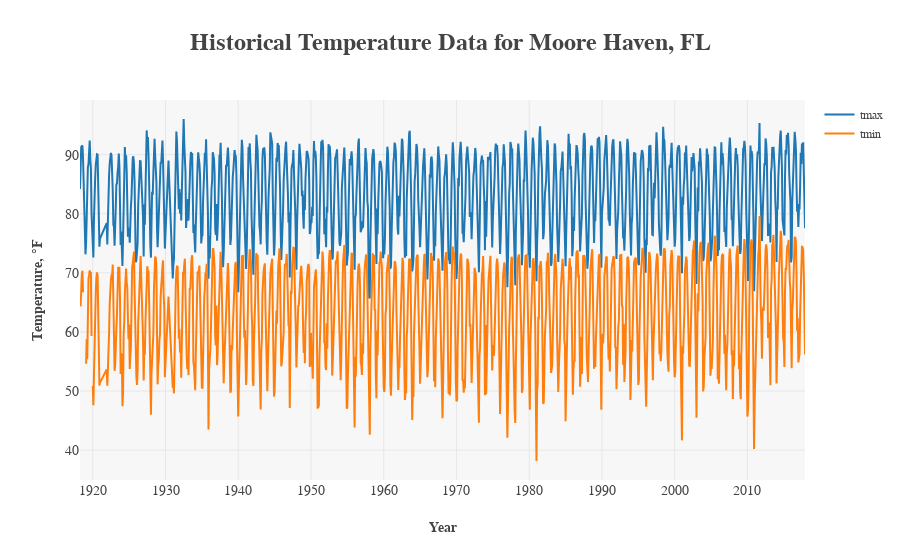

Notebook code cell kept with this figure:
### Code cell
# Plot the historical weather Dataframe for Moore Haven, FL for some quick Exploratory
# Data Analysis (EDA)
# Generate an interactive plot using the plotly package
layout = go.Layout(
    plot_bgcolor="rgb(247,247,247)",
    legend=dict(font=dict(family="serif", size=12)),
    title="<b>Historical Temperature Data for Moore Haven, FL</b>",
    titlefont=dict(family="serif", size=24),
    yaxis=dict(title="<b>Temperature, {0}F</b>".format(u'\xb0'), 
               titlefont=dict(family="serif", size=14),
               tickfont=dict(family="serif", size=14)),
    xaxis=dict(title="<b>Year</b>", titlefont=dict(family="serif", size=14), 
               tickfont=dict(family="serif", size=14))
)

trace1 = go.Scatter(
    x=df_fl_lines.index,
    y=df_fl_lines.TMAX,
    mode="lines",
    name="tmax"
)

trace2 = go.Scatter(
    x=df_fl_lines.index,
    y=df_fl_lines.TMIN,
    mode="lines",
    name="tmin"
)

fig = go.Figure(data=[trace1, trace2], layout=layout)
py.offline.iplot(fig)

### Figure 1 — Plotly figure (JSON) as saved in the notebook; plotly's stock layout.template omitted (floating-point values rounded to 4 significant figures; data arrays with more than 128 entries replaced by an {"elided": "..."} marker saying what was removed)
{"data": [{"mode": "lines", "name": "tmax", "type": "scatter", "x": {"elided": "1167 str values"}, "y": {"elided": "1167 float values"}}, {"mode": "lines", "name": "tmin", "type": "scatter", "x": {"elided": "1167 str values"}, "y": {"elided": "1167 float values"}}], "layout": {"legend": {"font": {"family": "serif", "size": 12}}, "plot_bgcolor": "rgb(247,247,247)", "title": "<b>Historical Temperature Data for Moore Haven, FL</b>", "titlefont": {"family": "serif", "size": 24}, "xaxis": {"tickfont": {"family": "serif", "size": 14}, "title": "<b>Year</b>", "titlefont": {"family": "serif", "size": 14}}, "yaxis": {"tickfont": {"family": "serif", "size": 14}, "title": "<b>Temperature, °F</b>", "titlefont": {"family": "serif", "size": 14}}}}
